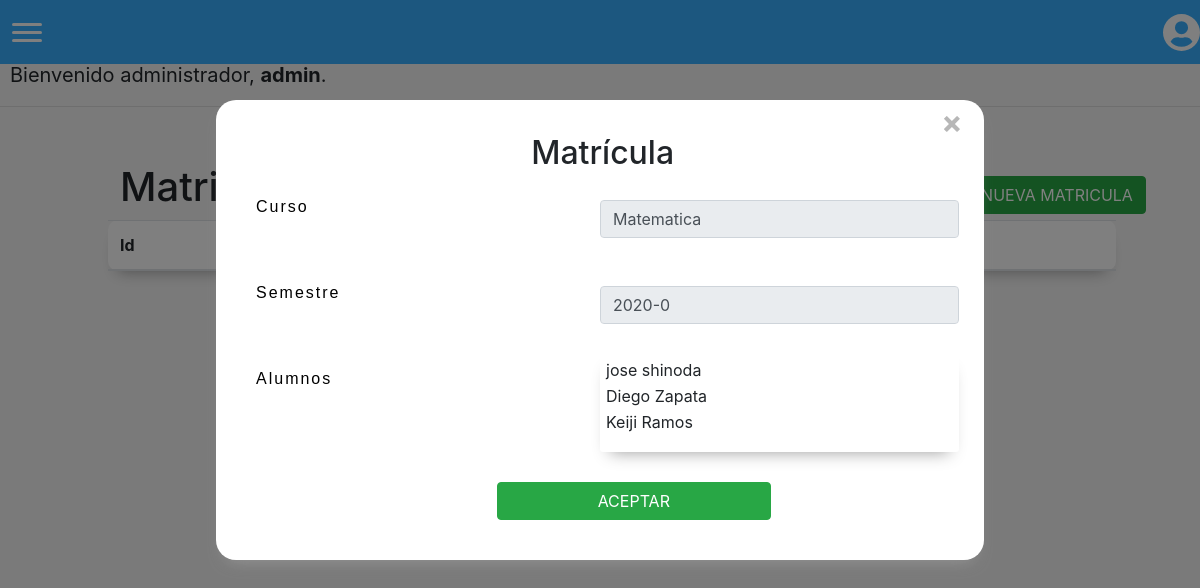
/reportematricula/2020-0/1 (signed in), run on the app's committed database.
### matricula/models.py (models this page shows)
class User(AbstractUser):
    pass

class DetalleMatricula(models.Model):
    alumno = models.ForeignKey(Alumno, on_delete=models.CASCADE, related_name="alumno")
    curso = models.ForeignKey(Curso, on_delete=models.CASCADE, related_name="curso")
    semestre = models.CharField(max_length=255, default="2020-0")
    class Meta:
        unique_together = (("alumno", "curso", "semestre"),)

class Curso(models.Model):
    nombreCurso = models.CharField(max_length=255, unique=True)
    profesor = models.ForeignKey(Profesor, on_delete=models.CASCADE, related_name="profesor")
    activo = models.BooleanField()
    vacantes = models.IntegerField(default=0)

class Alumno(models.Model):
    nombre = models.CharField(max_length=255)
    apellido = models.CharField(max_length=255)
    dni = models.IntegerField(primary_key=True)
    activo = models.BooleanField(default=1)

### matricula/views.py (the view)
# urls.py: path('reportematricula/<str:semestre>/<int:id>', views.reporteMatricula, name='reportematricula')
@login_required(login_url='/login')
def reporteMatricula(request,semestre, id):
    curso = Curso.objects.get(id=id)
    matricula = DetalleMatricula.objects.all().filter(semestre = semestre, curso = curso)
    obj = str(dict.fromkeys(matricula))
    listaalumnos = []
    for obj in matricula:
            listaalumnos.append(obj.alumno)
    return render(request, "matricula/reportematricula.html", {'matricula': obj, 'alumnos': listaalumnos})

### matricula/templates/matricula/reportematricula.html (shortened to what this page needs)
{% extends "matricula/layout.html" %}
{% block body %}
<div id="Form">
    <h2 id="formTitle" style="margin-left: 40%;">Matrícula</h2>
    <form>
        <div id="registerForm">
            <div class="form-group row">
                <p class="col-sm-6">Curso</p>
                <input id="txtCurso" value="{{matricula.curso.nombreCurso}}" autofocus class="form-control col-sm-6" type="text" name="nombreCurso" readonly>
            </div>
            <div class="form-group row">
                <p class="col-sm-6">Semestre</p>
                <input id="txtSemestre" value="{{matricula.semestre}}" autofocus class="form-control col-sm-6" type="text" name="semestre" readonly>
            </div>
            <div class="form-group row">
                <p class="col-sm-6">Alumnos</p>
                <div id="contentAlumnos">
                    <table id="tabla">
                        <tbody>
                            {% for alumno in alumnos %}
                            <tr>
                                <td scope="row">
                                    {{alumno.nombre}} {{alumno.apellido}}
                                </td>
                            </tr>
                            {% endfor %}
                        </tbody>
                    </table>
                </div>
            </div>
        </div>
        <input id="btnShowConfirmation" class="btn btn-success" value="ACEPTAR" onclick="changeWindow()" style="margin-left: 35%; margin-top: 14px;">
    </form>
</div>
<h1 style="display: inline; margin-left: 10%;"> Matriculas Registradas</h1>
<button id="options" class="btn btn-success" onclick="changeWindow()">NUEVA MATRICULA</button>
<div>
    <table id="tabla" class="table">
    <thead>
            <tr>
                <th scope="col">
                    Id
                </th>
                <th scope="col">
                </th>
                <th scope="col">
                </th>
            </tr>
        </thead>
    </table>
</div>
{% endblock %}

### matricula/templates/matricula/layout.html (shortened to what this page needs)
{% load static %}
<!DOCTYPE html>
<html lang="en">
    <head>
        <link rel="stylesheet" href="https://stackpath.bootstrapcdn.com/bootstrap/4.4.1/css/bootstrap.min.css">
        <link href="{% static 'matricula/styles.css' %}" rel="stylesheet">
    </head>
    <body id="bootstrap-overrides">
        <nav>
            <div class="burger" onclick="navSlide()">
                <div class="line1"></div>
                <div class="line2"></div>
                <div class="line3"></div>
            </div>
            <div style="margin-left: 93%; cursor: pointer;" onclick="navSlide()">
            </div>
        </nav>
        <div id="greeting">
            {% if user.is_authenticated %}
                Bienvenido administrador,  <strong>{{ user.username }}</strong>.
            {% else %}
                Por favor,<a class="nav-link" href="{% url 'login'%}" style="display: inline;">Ingrese al sistema</a>
            {% endif %}
        </div>
        <div style="height: 40px;"></div>
        {% block body %}
        {% endblock %}
    </body>
</html>

### matricula/static/matricula/styles.css (style rules this page uses)
body { background-color: whitesmoke; }
p { color: black; text-align: justify; display: flex; width: 90%; letter-spacing: 2px; font-family: 'Cabin', sans-serif; padding: 15px; }
#bootstrap-overrides nav { display: flex; align-items: center; min-height: 8vh; font-family: 'Cabin', sans-serif; background-color: rgb(56, 175, 255); position: fixed; top: 0; width: 100%; }
#bootstrap-overrides .burger { margin-left: 7px; display: flex; z-index: 400; cursor: pointer; }
#bootstrap-overrides .burger div { width: 30px; height: 3px; background-color: rgb(255, 255, 255); margin: 5px; transition: all 0.3s ease; border-radius: 10px; }
body { overflow-x: hidden; }
#bootstrap-overrides .burger { display: block; }
#Form { margin-left: 18%; width: 64%; padding: 40px; padding-top: 10px; border-radius: 20px; background-color: white; -webkit-box-shadow: 0 8px 6px -6px #999; -moz-box-shadow: 0 8px 6px -6px #999; box-shadow: 0 10px 16px -10px #999; position: absolute; z-index: 3; top: 100px; }
#Form h2 { margin-left: 32%; }
div > input { margin-top: 20px; }
form > input { margin-left: 39%; }
.table { margin-left: 9%; width: 84%; padding: 40px; border-radius: 10px; background-color: white; -webkit-box-shadow: 0 8px 6px -6px #999; -moz-box-shadow: 0 8px 6px -6px #999; box-shadow: 0 10px 16px -10px #999; }
#options { margin: 0.2%; margin-bottom: 0.5%; display: inline; }
#exitForm { margin-left: 100%; cursor: pointer; }

### matricula/templates/matricula/layout.html (style rules this page uses)
#greeting { margin: 10px; font-size: 20px; margin-top: 5%; }

### matricula/templates/matricula/reportematricula.html (style rules this page uses)
#contentAlumnos { height: 100px; width: 50%; padding: 5px; overflow-y: auto; overflow-x: hidden; background-color: white; border-radius: 3px; -webkit-box-shadow: 0 8px 6px -6px #999; -moz-box-shadow: 0 8px 6px -6px #999; box-shadow: 0 10px 16px -10px #999; }

### data on the page
User: username "admin"
DetalleMatricula: nombreCurso "Matematica", semestre "2020-0"
Alumno: nombre "jose", apellido "shinoda"
Alumno: nombre "Diego", apellido "Zapata"
Alumno: nombre "Keiji", apellido "Ramos"
